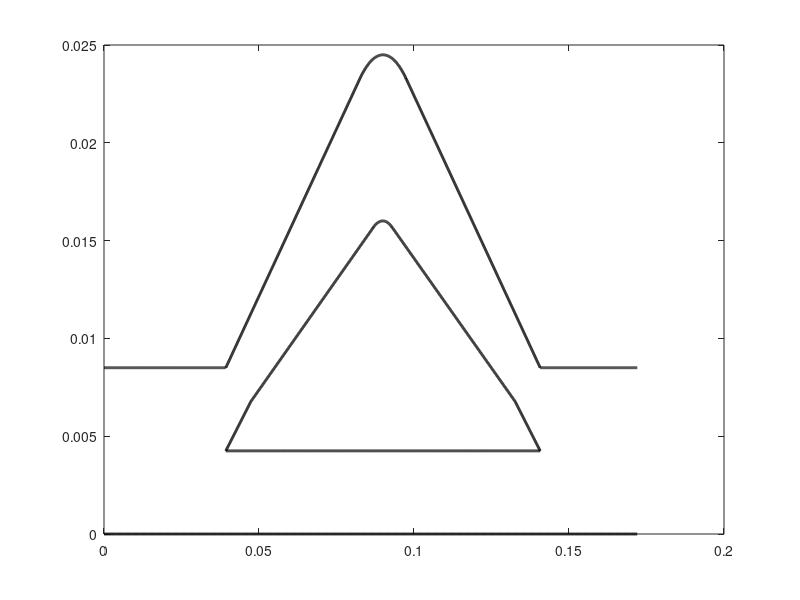

The MATLAB source for this figure:
clear all;
close all;

global params

params.N_Wall = 1000;

%% Geometrie Generation


p_1 = [0, 0]; 
p_2 = [0, 0.0085]; 
p_3 = [0.03929, 0.00425];
p_4 = [0.03929, 0.0085]; 
p_5 = [0.0474, 0.00678]; %
p_6 = [0.08682, 0.01566]; %
p_7 = [0.08242, 0.02324]; 
p_8 = [0.09303, 0.01566]; %
p_9 = [0.09758, 0.02324]; 
p_10 = [0.1326, 0.00678]; %
p_11 = [0.14071, 0.00425];
p_12 = [0.14071, 0.0085];
p_13 = [0.15+0.022, 0];
p_14 = [0.15+0.022, 0.0085];

upper_center_r_up = [0.09, 0.00106]; upper_R_u = 0.02344;
upper_center_r_low = [0.08993, 0.00183]; upper_R_l = 0.01418; %

upper_div_up_start = p_4(1); upper_div_up_end = p_12(1);
upper_div_low_start = p_3(1); upper_div_low_end = p_11(1);

idx_1_uu = round(params.N_Wall*(p_7(1)-p_4(1))/(upper_div_up_end-upper_div_up_start));
idx_2_uu = round(params.N_Wall*(p_9(1)-p_7(1))/(upper_div_up_end-upper_div_up_start));
idx_3_uu = params.N_Wall-idx_1_uu-idx_2_uu;

idx_1_ul = round(params.N_Wall*(p_5(1)-p_3(1))/(upper_div_low_end-upper_div_low_start));
idx_2_ul = round(params.N_Wall*(p_6(1)-p_5(1))/(upper_div_low_end-upper_div_low_start));
idx_3_ul = round(params.N_Wall*(p_8(1)-p_6(1))/(upper_div_low_end-upper_div_low_start));
idx_4_ul = round(params.N_Wall*(p_10(1)-p_8(1))/(upper_div_low_end-upper_div_low_start));
idx_5_ul = params.N_Wall-idx_1_ul-idx_2_ul-idx_3_ul-idx_4_ul;

params.upper_div_up(:,1) = [linspace(p_4(1),p_7(1),idx_1_uu) ...
    linspace(p_7(1)+(p_9(1)-p_7(1))/(idx_2_uu+1),p_9(1)-(p_9(1)-p_7(1))/(idx_2_uu+1),idx_2_uu) ...
    linspace(p_9(1),p_12(1),idx_3_uu)];
params.upper_div_up(:,2) = [linspace(p_4(2),p_7(2),idx_1_uu) ...
    linspace(p_7(2)+(p_9(2)-p_7(2))/(idx_2_uu+1),p_9(2)-(p_9(2)-p_7(2))/(idx_2_uu+1),idx_2_uu) ...
    linspace(p_9(2),p_12(2),idx_3_uu)];

idx_start = idx_1_uu+1; idx_end = idx_1_uu+idx_2_uu-1;
params.upper_div_up(idx_start:idx_end,2) = upper_center_r_up(2)+sqrt(upper_R_u^2 -(params.upper_div_up(idx_start:idx_end,1)-upper_center_r_up(1)).^2);

params.upper_div_low(:,1) = [linspace(p_3(1),p_5(1),idx_1_ul) ...
    linspace(p_5(1)+(p_6(1)-p_5(1))/(idx_2_ul+1),p_6(1)-(p_6(1)-p_5(1))/(idx_2_ul+1),idx_2_ul) ...
    linspace(p_6(1)+(p_8(1)-p_6(1))/(idx_3_ul+1),p_8(1)-(p_8(1)-p_6(1))/(idx_3_ul+1),idx_3_ul) ...
    linspace(p_8(1)+(p_10(1)-p_8(1))/(idx_4_ul+1),p_10(1)-(p_10(1)-p_8(1))/(idx_4_ul+1),idx_4_ul) ...    
    linspace(p_10(1),p_11(1),idx_5_ul)];
params.upper_div_low(:,2) = [linspace(p_3(2),p_5(2),idx_1_ul) ...
    linspace(p_5(2)+(p_6(2)-p_5(2))/(idx_2_ul+1),p_6(2)-(p_6(2)-p_5(2))/(idx_2_ul+1),idx_2_ul) ...
    linspace(p_6(2)+(p_8(2)-p_6(2))/(idx_3_ul+1),p_8(2)-(p_8(2)-p_6(2))/(idx_3_ul+1),idx_3_ul) ...
    linspace(p_8(2)+(p_10(2)-p_8(2))/(idx_4_ul+1),p_10(2)-(p_10(2)-p_8(2))/(idx_4_ul+1),idx_4_ul) ...    
    linspace(p_10(2),p_11(2),idx_5_ul)];

idx_start = idx_1_ul+idx_2_ul+1; idx_end = idx_1_ul+idx_2_ul+idx_3_ul-1;
params.upper_div_low(idx_start:idx_end,2) = upper_center_r_low(2)+sqrt(upper_R_l^2 -(params.upper_div_low(idx_start:idx_end,1)-upper_center_r_low(1)).^2);


Wall_1(:,1) = linspace(p_1(1),p_13(1),params.N_Wall);
Wall_1(:,2) = linspace(p_1(2),p_13(2),params.N_Wall);

Wall_2(:,1) = linspace(p_3(1),p_11(1),params.N_Wall);
Wall_2(:,2) = linspace(p_3(2),p_11(2),params.N_Wall);

Wall_3(:,1) = params.upper_div_low(:,1); Wall_3(:,2) = params.upper_div_low(:,2);

Wall_4(:,1) = [linspace(p_2(1),p_4(1),params.N_Wall) params.upper_div_up(:,1)' linspace(p_12(1),p_14(1),params.N_Wall)];
Wall_4(:,2) = [linspace(p_2(2),p_4(2),params.N_Wall) params.upper_div_up(:,2)' linspace(p_12(2),p_14(2),params.N_Wall)];



figure(1)

plot(Wall_1(:,1),Wall_1(:,2),'k','Linewidth',2); hold on;
plot(Wall_2(:,1),Wall_2(:,2),'k','Linewidth',2); hold on;
plot(Wall_3(:,1),Wall_3(:,2),'k','Linewidth',2); hold on;
plot(Wall_4(:,1),Wall_4(:,2),'k','Linewidth',2); hold on;

fileID = fopen('wall_1.txt','w'); fprintf(fileID,'%12.8f %12.8f\r\n',Wall_1');
fileID = fopen('wall_2.txt','w'); fprintf(fileID,'%12.8f %12.8f\r\n',Wall_2');
fileID = fopen('wall_3.txt','w'); fprintf(fileID,'%12.8f %12.8f\r\n',Wall_3');
fileID = fopen('wall_4.txt','w'); fprintf(fileID,'%12.8f %12.8f\r\n',Wall_4');
